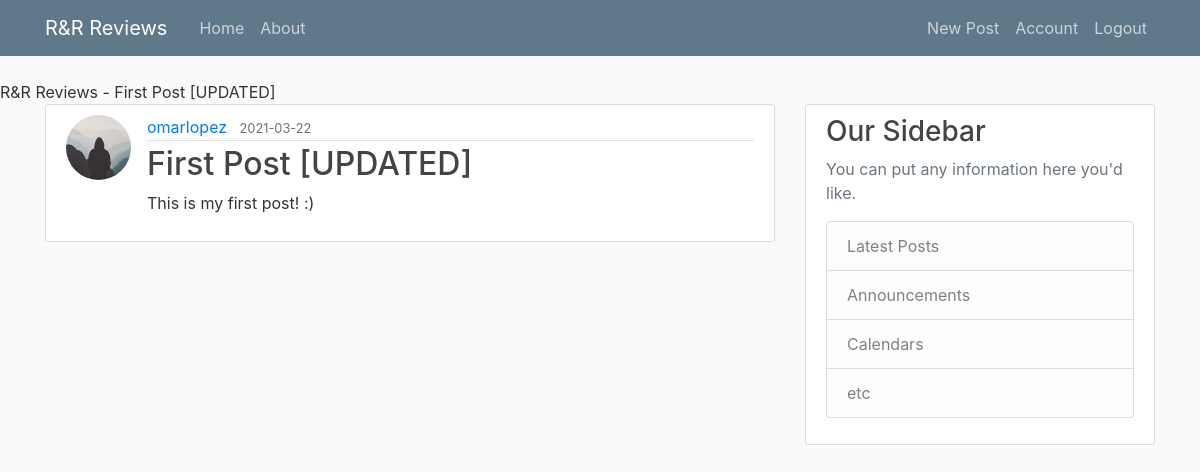
The app's page /post/1 (signed in) with its own data.
### app/models.py (models this page shows, shortened)
class Post(db.Model):
    id = db.Column(db.Integer, primary_key=True)
    title = db.Column(db.String(100), nullable=False)
    date_posted = db.Column(db.DateTime, nullable=False, default=datetime.utcnow)
    content = db.Column(db.Text, nullable=False)
    user_id = db.Column(db.Integer, db.ForeignKey('user.id'), nullable=False)

class User(db.Model, UserMixin):
    id = db.Column(db.Integer, primary_key=True)
    username = db.Column(db.String(50), unique=True, nullable=False)
    image_file = db.Column(db.String(20), nullable=False, default='default.jpg')
    password = db.Column(db.String(60), nullable=False)
    posts = db.relationship('Post', backref='author', lazy=True)

### app/routes.py (the view)
@app.route('/post/<int:post_id>')
def post(post_id):
    post = Post.query.get_or_404(post_id)
    return render_template('post.html', title=post.title, post=post)

### app/models.py (called while the page is built)
@login_manager.user_loader
def load_user(user_id):
    return User.query.get(int(user_id))

### app/templates/post.html (shortened to what this page needs)
{% extends "layout.html" %}
{% block content %}
    <article class="media content-section">
        <img class="rounded-circle article-img" src="{{ url_for('static', filename='profile_pics/' + post.author.image_file) }}">
        <div class="media-body">
            <div class="article-metadata">
                <a class="mr-2" href="#">{{ post.author.username }}</a>
                <small class="text-muted">{{ post.date_posted.strftime('%Y-%m-%d') }}</small>
            </div>
            <h2 class="article-title">{{ post.title }}</h2>
            <p class="article-content">{{ post.content }}</p>
        </div>
    </article>
{% endblock content %}

### app/templates/layout.html (shortened to what this page needs)
<!DOCTYPE html>
<html lang="en">
<head>
    <link rel="stylesheet" href="https://maxcdn.bootstrapcdn.com/bootstrap/4.0.0/css/bootstrap.min.css">
    <link rel="stylesheet" type ="text/css" href="{{ url_for('static', filename='main.css') }}"
    {% if title %}
        <title>R&R Reviews - {{ title }}</title>
    {% else %}
        <title>R&R Reviews</title>
    {% endif %}
</head>
<body>
    <header class="site-header">
        <nav class="navbar navbar-expand-md navbar-dark bg-steel fixed-top">
            <div class="container">
                <a class="navbar-brand mr-4" href="/">R&R Reviews</a>
                <div class="collapse navbar-collapse" id="navbarToggle">
                    <div class="navbar-nav mr-auto">
                        <a class="nav-item nav-link" href="{{ url_for('home') }}">Home</a>
                        <a class="nav-item nav-link" href="{{ url_for('about') }}">About</a>
                    </div>
                    <div class="navbar-nav">
                        {% if current_user.is_authenticated %}
                            <a class="nav-item nav-link" href="{{ url_for('new_post') }}">New Post</a>
                            <a class="nav-item nav-link" href="{{ url_for('account') }}">Account</a>
                            <a class="nav-item nav-link" href="{{ url_for('logout') }}">Logout</a>
                        {% else %}
                            <a class="nav-item nav-link" href="{{ url_for('login') }}">Login</a>
                            <a class="nav-item nav-link" href="{{ url_for('signup') }}">Sign Up</a>
                        {% endif %}
                    </div>
                </div>
            </div>
        </nav>
    </header>
    <main role="main" class="container">
<div class="row">
    <div class="col-md-8">
        {% block content %}{% endblock %}
    </div>
    <div class="col-md-4">
        <div class="content-section">
            <h3>Our Sidebar</h3>
            <p class='text-muted'>You can put any information here you'd like.
                <ul class="list-group">
                    <li class="list-group-item list-group-item-light">Latest Posts</li>
                    <li class="list-group-item list-group-item-light">Announcements</li>
                    <li class="list-group-item list-group-item-light">Calendars</li>
                    <li class="list-group-item list-group-item-light">etc</li>
                </ul>
            </p>
        </div>
    </div>
</div>
</main>
</body>
</html>

### app/static/main.css (style rules this page uses)
body { background: #fafafa; color: #333333; margin-top: 5rem; }
h1, h2, h3, h4, h5, h6 { color: #444444; }
.bg-steel { background-color: #5f788a; }
.site-header .navbar-nav .nav-link { color: #cbd5db; }
.content-section { background: #ffffff; padding: 10px 20px; border: 1px solid #dddddd; border-radius: 3px; margin-bottom: 20px; }
.article-title { color: #444444; }
.article-content { white-space: pre-line; }
.article-img { height: 65px; width: 65px; margin-right: 16px; }
.article-metadata { padding-bottom: 1px; margin-bottom: 4px; border-bottom: 1px solid #e3e3e3 }

### records on screen
Post: title "First Post [UPDATED]", date_posted "2021-03-22", content "This is my first post! :)"
User: image_file (picture), author.username "omarlopez"
